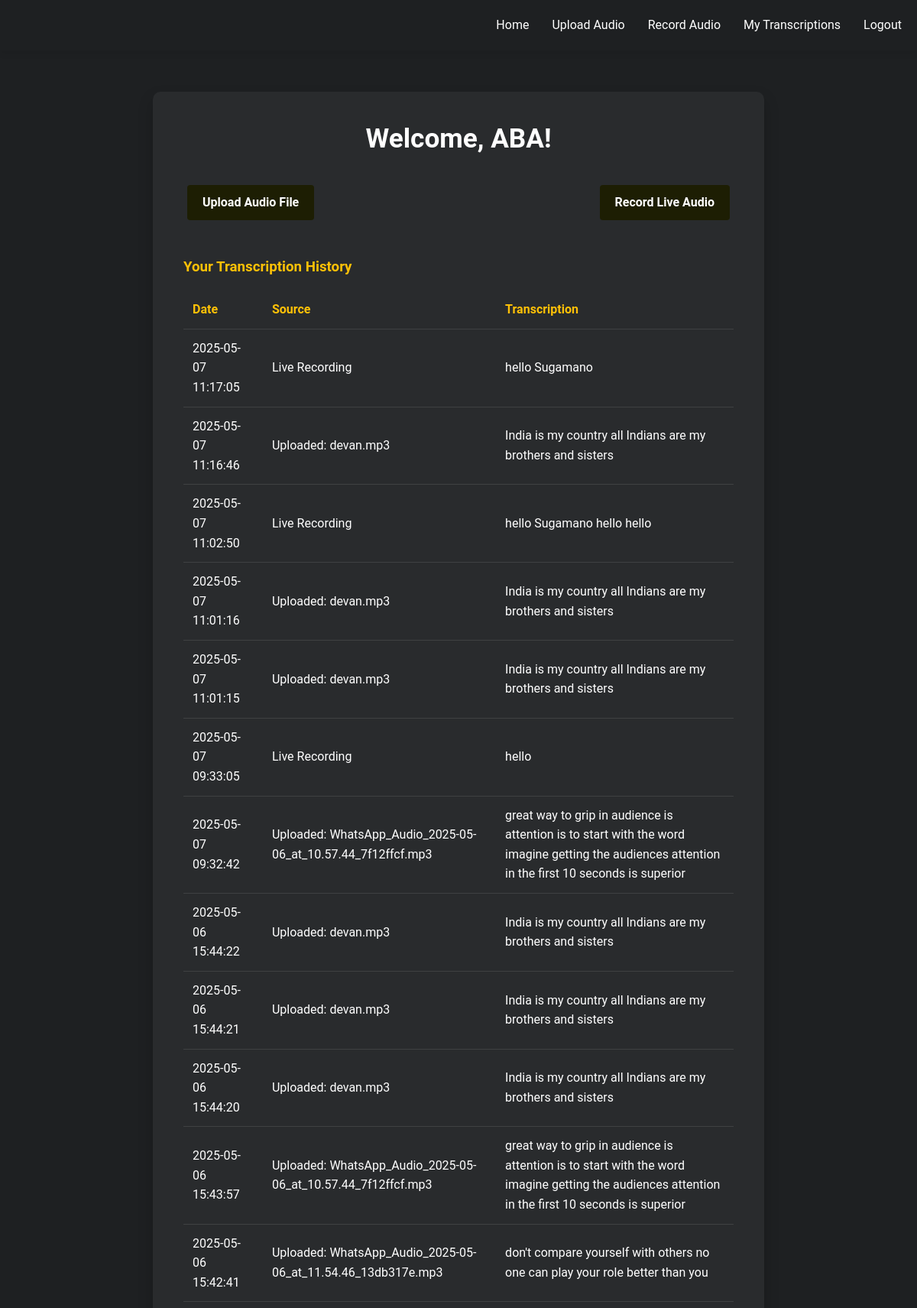
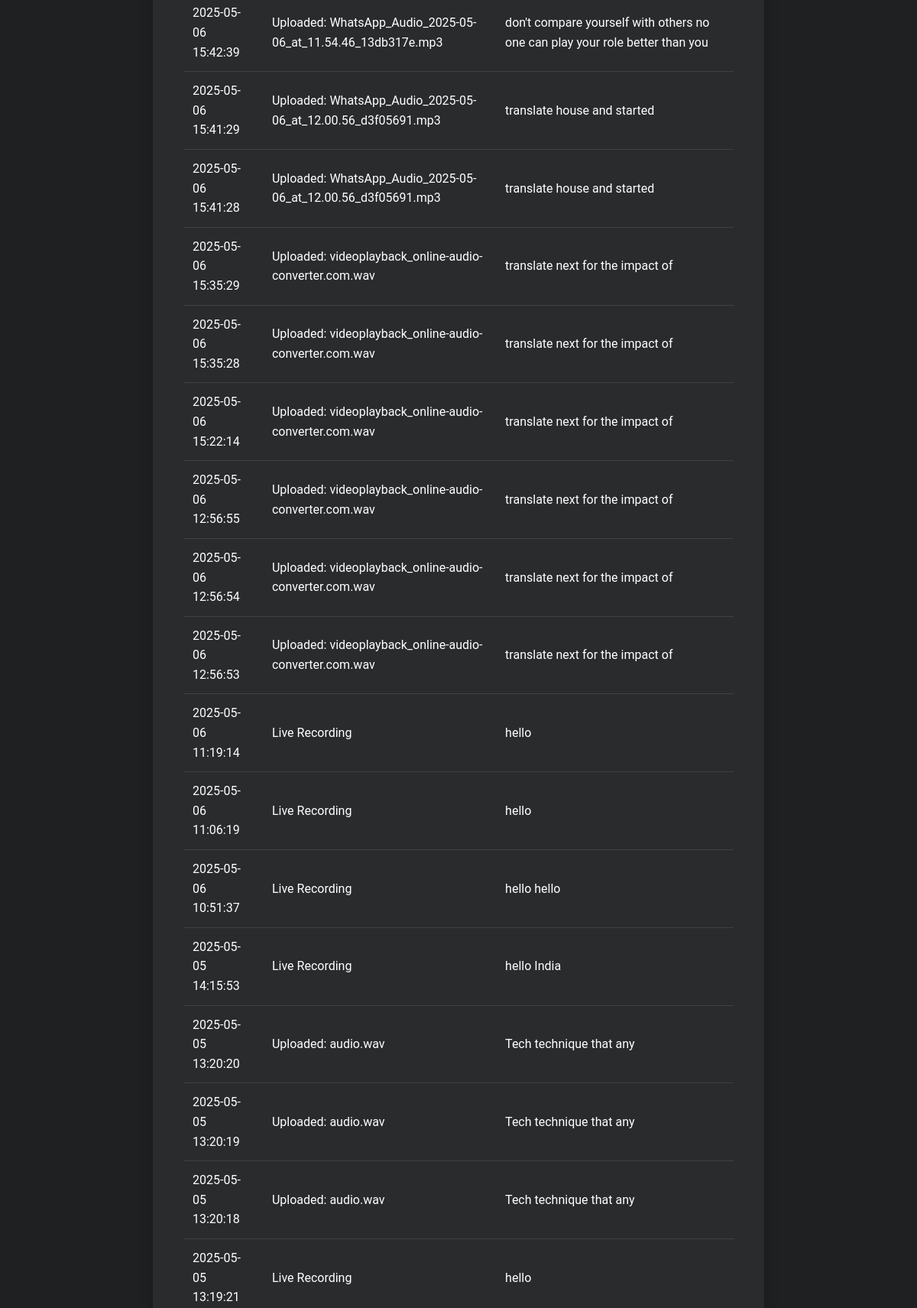
Page /dashboard (signed in, upper part) on the committed database (2 pictures, top to bottom).
### tables this page shows
CREATE TABLE transcriptions
                 (id TEXT PRIMARY KEY,
                  user_id TEXT,
                  text TEXT,
                  source TEXT,
                  created_at TEXT,
                  FOREIGN KEY (user_id) REFERENCES users (id));

### app.py (the view)
@app.route('/dashboard')
@login_required
def dashboard():
    transcriptions = get_user_transcriptions(session['user_id'])
    return render_template('dashboard.html', username=session['username'], transcriptions=transcriptions)

### app.py (called while the page is built)
def login_required(f):
    @wraps(f)
    def decorated_function(*args, **kwargs):
        if 'user_id' not in session:
            flash('Please log in to access this page', 'error')
            return redirect(url_for('login'))
        return f(*args, **kwargs)
    return decorated_function

def get_user_transcriptions(user_id):
    conn = sqlite3.connect('speech_app.db')
    c = conn.cursor()
    c.execute("SELECT id, text, source, created_at FROM transcriptions WHERE user_id=? ORDER BY created_at DESC", (user_id,))
    results = c.fetchall()
    conn.close()
    return results

### templates/dashboard.html (shortened to what this page needs)
<!DOCTYPE html>
<html lang="en">
<head>
    <link rel="stylesheet" href="../static/css/index.css">
</head>
<body>
    <header>
        <div class="nav-container">
            <ul class="nav-menu">
                <li><a href="{{ url_for('index') }}">Home</a></li>
                <li><a href="{{ url_for('upload_audio') }}">Upload Audio</a></li>
                <li><a href="{{ url_for('record_audio') }}">Record Audio</a></li>
                <li><a href="{{ url_for('dashboard') }}">My Transcriptions</a></li>
                <li><a href="{{ url_for('logout') }}">Logout</a></li>
            </ul>
        </div>
    </header>
    <section class="dashboard-section">
        <div class="dashboard-container">
            <h2 class="welcome-message">Welcome, {{ username }}!</h2>
            <div class="dashboard-actions">
                <a href="{{ url_for('upload_audio') }}" class="dashboard-btn">Upload Audio File</a>
                <a href="{{ url_for('record_audio') }}" class="dashboard-btn">Record Live Audio</a>
            </div>
            <div class="transcription-history">
                <h3>Your Transcription History</h3>
                {% if transcriptions %}
                    <table class="transcriptions-table">
                        <thead>
                            <tr>
                                <th>Date</th>
                                <th>Source</th>
                                <th>Transcription</th>
                            </tr>
                        </thead>
                        <tbody>
                            {% for id, text, source, date in transcriptions %}
                                <tr>
                                    <td>{{ date }}</td>
                                    <td>{{ source }}</td>
                                    <td>{{ text }}</td>
                                </tr>
                            {% endfor %}
                        </tbody>
                    </table>
                {% else %}
                    <p class="no-transcriptions">You don't have any transcriptions yet.</p>
                {% endif %}
            </div>
        </div>
    </section>
</body>
</html>

### static/css/index.css (style rules this page uses)
:root { --primary-color: #ffc107; --secondary-color: #333; --dark-bg: #1e2022; --darker-bg: #15151b; --text-color: #ffffff; --text-secondary: #e0e0e0; --transition: all 0.3s ease; }
* { margin: 0; padding: 0; box-sizing: border-box; }
body { font-family: 'Roboto', sans-serif; background-color: var(--dark-bg); color: var(--text-color); line-height: 1.6; }
header { background-color: #1e2022; padding: 20px 0; position: fixed; width: 100%; top: 0; z-index: 100; }
.nav-container { display: flex; justify-content: flex-end; max-width: 1200px; margin: 0 auto; padding: 0 20px; }
.nav-menu { display: flex; list-style: none; }
.nav-menu li { margin-left: 30px; }
.nav-menu a { font-size: 16px; transition: color 0.3s; }
h1, h2, h3, h4, h5, h6 { margin-bottom: 1rem; font-weight: 700; line-height: 1.2; }
h2 { font-size: 2.2rem; text-align: center; margin-bottom: 3rem; position: relative; }
a { text-decoration: none; color: var(--text-color); transition: var(--transition); }
section { padding: 4rem 0; }
header { background-color: var(--dark-bg); position: fixed; width: 100%; top: 0; z-index: 100; box-shadow: 0 2px 10px rgba(0,0,0,0.1); }
.login-section, .signup-section, .dashboard-section, .upload-section, .record-section, .result-section, .error-section { min-height: 100vh; display: flex; justify-content: center; align-items: center; padding: 120px 20px 40px; }
.login-container, .signup-container, .dashboard-container, .upload-container, .record-container, .result-container, .error-container { background-color: rgba(255, 255, 255, 0.05); border-radius: 10px; padding: 40px; width: 100%; max-width: 800px; box-shadow: 0 10px 20px rgba(0,0,0,0.2); }
.dashboard-actions { margin: 20px 0; text-align: center; }
.welcome-message { margin-bottom: 30px; text-align: center; }
.dashboard-actions { display: flex; justify-content: space-between; margin-bottom: 30px; }
.dashboard-btn { display: inline-block; padding: 10px 20px; margin: 10px 5px; background-color: #1d1e03; color: white; text-decoration: none; border-radius: 4px; font-weight: bold; transition: background-color 0.3s ease; }
.transcription-history { margin-top: 40px; }
.transcription-history h3 { margin-bottom: 20px; color: var(--primary-color); }
.transcriptions-table { width: 100%; border-collapse: collapse; }
.transcriptions-table th, .transcriptions-table td { padding: 12px; text-align: left; border-bottom: 1px solid rgba(255, 255, 255, 0.1); }
.transcriptions-table th { color: var(--primary-color); }

### rows in the picture
transcriptions: created_at "2025-05-07 11:17:05", source "Live Recording", text "hello Sugamano"
transcriptions: created_at "2025-05-07 11:16:46", source "Uploaded: devan.mp3", text "India is my country all Indians are my brothers and sisters"
transcriptions: created_at "2025-05-07 11:02:50", source "Live Recording", text "hello Sugamano hello hello"
transcriptions: created_at "2025-05-07 11:01:16", source "Uploaded: devan.mp3", text "India is my country all Indians are my brothers and sisters"
transcriptions: created_at "2025-05-07 11:01:15", source "Uploaded: devan.mp3", text "India is my country all Indians are my brothers and sisters"
transcriptions: created_at "2025-05-07 09:33:05", source "Live Recording", text "hello"
transcriptions: created_at "2025-05-07 09:32:42", source "Uploaded: WhatsApp_Audio_2025-05-06_at_10.57.44_7f12ffcf.mp3", text "great way to grip in audience is attention is to start with the word imagine getting the audiences attention in the first 10 seconds is superior"
transcriptions: created_at "2025-05-06 15:44:22", source "Uploaded: devan.mp3", text "India is my country all Indians are my brothers and sisters"
transcriptions: created_at "2025-05-06 15:44:21", source "Uploaded: devan.mp3", text "India is my country all Indians are my brothers and sisters"
transcriptions: created_at "2025-05-06 15:44:20", source "Uploaded: devan.mp3", text "India is my country all Indians are my brothers and sisters"
transcriptions: created_at "2025-05-06 15:43:57", source "Uploaded: WhatsApp_Audio_2025-05-06_at_10.57.44_7f12ffcf.mp3", text "great way to grip in audience is attention is to start with the word imagine getting the audiences attention in the first 10 seconds is superior"
transcriptions: created_at "2025-05-06 15:42:41", source "Uploaded: WhatsApp_Audio_2025-05-06_at_11.54.46_13db317e.mp3", text "don't compare yourself with others no one can play your role better than you"
transcriptions: created_at "2025-05-06 15:42:39", source "Uploaded: WhatsApp_Audio_2025-05-06_at_11.54.46_13db317e.mp3", text "don't compare yourself with others no one can play your role better than you"
transcriptions: created_at "2025-05-06 15:41:29", source "Uploaded: WhatsApp_Audio_2025-05-06_at_12.00.56_d3f05691.mp3", text "translate house and started"
transcriptions: created_at "2025-05-06 15:41:28", source "Uploaded: WhatsApp_Audio_2025-05-06_at_12.00.56_d3f05691.mp3", text "translate house and started"
transcriptions: created_at "2025-05-06 15:35:29", source "Uploaded: videoplayback_online-audio-converter.com.wav", text "translate next for the impact of"
transcriptions: created_at "2025-05-06 15:35:28", source "Uploaded: videoplayback_online-audio-converter.com.wav", text "translate next for the impact of"
transcriptions: created_at "2025-05-06 15:22:14", source "Uploaded: videoplayback_online-audio-converter.com.wav", text "translate next for the impact of"
transcriptions: created_at "2025-05-06 12:56:55", source "Uploaded: videoplayback_online-audio-converter.com.wav", text "translate next for the impact of"
transcriptions: created_at "2025-05-06 12:56:54", source "Uploaded: videoplayback_online-audio-converter.com.wav", text "translate next for the impact of"
transcriptions: created_at "2025-05-06 12:56:53", source "Uploaded: videoplayback_online-audio-converter.com.wav", text "translate next for the impact of"
transcriptions: created_at "2025-05-06 11:19:14", source "Live Recording", text "hello"
transcriptions: created_at "2025-05-06 11:06:19", source "Live Recording", text "hello"
transcriptions: created_at "2025-05-06 10:51:37", source "Live Recording", text "hello hello"
transcriptions: created_at "2025-05-05 14:15:53", source "Live Recording", text "hello India"
transcriptions: created_at "2025-05-05 13:20:20", source "Uploaded: audio.wav", text "Tech technique that any"
transcriptions: created_at "2025-05-05 13:20:19", source "Uploaded: audio.wav", text "Tech technique that any"
transcriptions: created_at "2025-05-05 13:20:18", source "Uploaded: audio.wav", text "Tech technique that any"
transcriptions: created_at "2025-05-05 13:19:21", source "Live Recording", text "hello"

### other values in the picture
{{ username }} "ABA"
